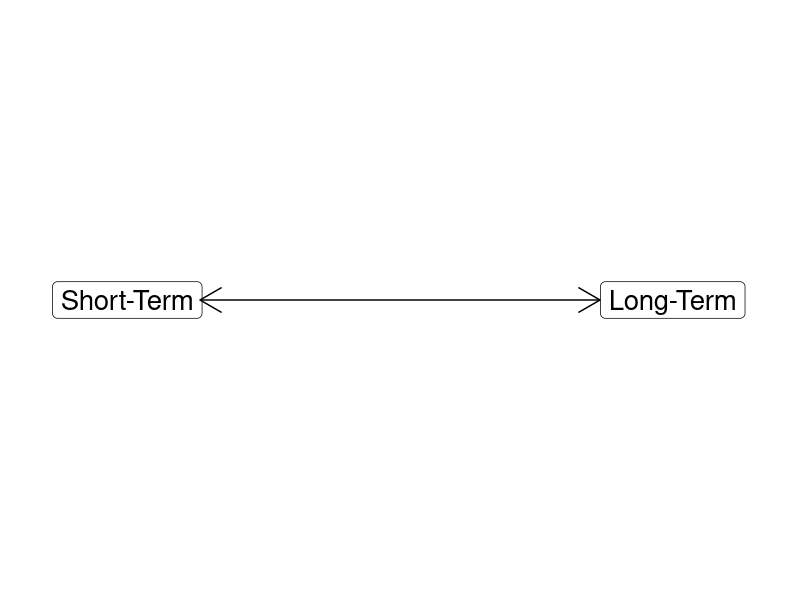

Here is the R script that generated this plot: (Note: this script raises an error after producing the figure.)
## ---- chunk 1
library(tidyverse)
library(readxl)
library(haven)
library(gganimate)
## ---- chunk 2
## Manual Dimension
d1 <- tibble(
  x = c(-3, 3),
  y = c(1, 1),
  labels = c("Short-Term", "Long-Term")
)

ggplot(data = d1, aes(x = x, y = y)) +
  geom_point(size = 8) +
  theme_void() +
  coord_cartesian(xlim = c(-4, 4)) +
  geom_label(aes(label = labels), size = 7) +
  annotate("segment", x = -2.2, xend = 2.2, y = 1, yend = 1, arrow = arrow(ends = "both"))
## ---- chunk 3
knitr::include_graphics("Images/05-1-Discounting.webp")
## ---- chunk 4
knitr::include_graphics("Images/06-1-wimpy_burger.jpeg")
## ---- chunk 5
# Import the Data (Fake data SP23)
d <- read_csv("12-2-Estimating your Discount Rate (Spring 2024).csv") |>
  select(name = `Name?`,
         benefit1 = `Benefit 1 ($10): What is the smallest total amount of money I could offer that would get you to wait one year for payment?`,
         benefit2 = `Benefit 2 ($1,000): What is the smallest total amount of money I could offer that would get you to wait one year for payment?`,
         benefit3 = `Benefit 3 ($1 million): What is the smallest total amount of money I could offer that would get you to wait one year for payment?`,
         cost1 = `Cost 1 ($1 million): What is the most you are willing to pay out of pocket right now to delay that bill from one to two years?`,
         cost2 = `Cost 2 ($1 million): What is the most you are willing to pay out of pocket right now to delay that bill from ten to eleven years?`,
         cost3 = `Cost 3 ($1 million): What is the most you are willing to pay out of pocket right now to delay that bill from fifty to fifty-one years?`)

# Convert to interest rates
d <- d |>
  mutate(
    benefit1_pct = (benefit1 - 10) / 10,
    benefit2_pct = (benefit2 - 1000) / 1000,
    benefit3_pct = (benefit3 - 1e6) / 1e6
  )
## ---- chunk 6
# Outputs
# bars of choice 1
d |>
  ggplot(aes(x = benefit1, y = reorder(name, benefit1))) +
  geom_col() +
  labs(x = "", y = "",
       title = "Offer 1: Wait one year for $10") +
  theme_bw() +
  scale_x_continuous(labels = scales::dollar_format())
## ---- chunk 7
d |>
  ggplot(aes(x = benefit1, y = reorder(name, benefit1))) +
  geom_col() +
  labs(x = "", y = "",
       title = "Offer 1: Wait one year for $10") +
  theme_bw() +
  scale_x_continuous(labels = scales::dollar_format())
## ---- chunk 8
d |>
  ggplot(aes(x = benefit2, y = reorder(name, benefit2))) +
  geom_col() +
  labs(x = "", y = "",
       title = "Offer 2: Wait one year for $1,000") +
  theme_bw() +
  scale_x_continuous(labels = scales::dollar_format(scale = 1/1000, suffix = "k"))
## ---- chunk 9
d |>
  ggplot(aes(x = benefit3, y = reorder(name, benefit3))) +
  geom_col() +
  labs(x = "", y = "",
       title = "Offer 3: Wait one year for $1,000,000") +
  theme_bw() +
  scale_x_continuous(labels = scales::dollar_format(scale = 1/1e6, suffix = "m"))
## ---- chunk 10
d |>
  ggplot(aes(x = benefit1_pct, y = reorder(name, benefit1_pct))) +
  geom_col() +
  labs(x = "Interest Demanded", y = "",
       title = "Offer 1: Wait one year for $10") +
  theme_bw() +
  scale_x_continuous(labels = scales::percent_format())
## ---- chunk 11
d |>
  ggplot(aes(x = benefit2_pct, y = reorder(name, benefit2_pct))) +
  geom_col() +
  labs(x = "Interest Demanded", y = "",
       title = "Offer 2: Wait one year for $1,000") +
  theme_bw() +
  scale_x_continuous(labels = scales::percent_format())
## ---- chunk 12
d |>
  ggplot(aes(x = benefit3_pct, y = reorder(name, benefit3_pct))) +
  geom_col() +
  labs(x = "Interest Demanded", y = "",
       title = "Offer 3: Wait one year for $1,000,000") +
  theme_bw() +
  scale_x_continuous(labels = scales::percent_format())
## ---- chunk 13
max1 <- max(d$benefit1_pct, d$benefit2_pct, d$benefit3_pct)

d |>
  ggplot(aes(x = benefit1_pct, y = benefit1_pct)) +
  ggrepel::geom_text_repel(aes(label = name), nudge_y = .2) +
  geom_point(size = 2) +
  theme_bw() +
  scale_x_continuous(labels = scales::percent_format(), limits = c(0, max1)) +
  scale_y_continuous(labels = scales::percent_format(), limits = c(0, max1)) +
  labs(x = "Offer 1: Wait one year for $10", y = "Offer 1: Wait one year for $10") +
  geom_abline(intercept = 0, slope = 1, linewidth = .2)
## ---- chunk 14
# Offer 1 x offer 2 x offer 3
d |>
  mutate(
    extra_benefit1_pct = benefit1_pct
  ) |>
  pivot_longer(cols = benefit1_pct:benefit3_pct, names_to = "Scenario", values_to = "Values") |>
  mutate(
    Scenario = case_when(
      Scenario == "benefit1_pct" ~ "Offer 1: Wait for $10",
      Scenario == "benefit2_pct" ~ "Offer 2: Wait for $1,000",
      Scenario == "benefit3_pct" ~ "Offer 3: Wait for $1,000,000"
    )
  ) |>
  ggplot(aes(x = extra_benefit1_pct, y = Values)) +
  geom_text(aes(label = name)) +
  #ggrepel::geom_text_repel(aes(label = name)) +
  geom_point(color = "white", size = 0) +
  theme_bw() +
  scale_x_continuous(labels = scales::percent_format(), limits = c(0, max1)) +
  scale_y_continuous(labels = scales::percent_format(), limits = c(0, max1)) +
  geom_abline(intercept = 0, slope = 1, linewidth = .2) +
  transition_states(Scenario) +
  #shadow_mark(color = "grey") +
  labs(x = "Offer 1: Wait one year for $10", y = "{closest_state}")
## ---- chunk 15
# bars of cost1
d |>
  ggplot(aes(x = cost1, y = reorder(name, cost1))) +
  geom_col() +
  labs(x = "", y = "",
       title = "Pay to delay debt one year (1 to 2 yrs)") +
  theme_bw() +
  scale_x_continuous(labels = scales::dollar_format())
## ---- chunk 16
# bars of cost1
d |>
  ggplot(aes(x = cost2, y = reorder(name, cost2))) +
  geom_col() +
  labs(x = "", y = "",
       title = "Pay to delay debt one year (10 to 11 yrs)") +
  theme_bw() +
  scale_x_continuous(labels = scales::dollar_format())
## ---- chunk 17
# bars of choice 3
d |>
  ggplot(aes(x = cost3, y = reorder(name, cost3))) +
  geom_col() +
  labs(x = "", y = "",
       title = "Pay to delay debt one year (50 to 51 yrs)") +
  theme_bw() +
  scale_x_continuous(labels = scales::dollar_format())
## ---- chunk 18
# Offer 1 x offer 2 x offer 3
max2 <- max(d$cost1, d$cost2, d$cost3)

d |>
  mutate(
    extra_cost1 = cost1
  ) |>
  pivot_longer(cols = cost1:cost3, names_to = "Scenario", values_to = "Values") |>
  mutate(
    Scenario = case_when(
      Scenario == "cost1" ~ "Debt 1: Delay 1 to 2 years",
      Scenario == "cost2" ~ "Debt 2: Delay 10 to 11 years",
      Scenario == "cost3" ~ "Debt 3: Delay 50 to 51 years"
    )
  ) |>
  ggplot(aes(x = extra_cost1, y = Values)) +
  geom_text(aes(label = name)) +
  #ggrepel::geom_text_repel(aes(label = name)) +
  geom_point(color = "white", size = 0) +
  theme_bw() +
  scale_x_continuous(labels = scales::dollar_format(), limits = c(0, max2)) +
  scale_y_continuous(labels = scales::dollar_format(), limits = c(0, max2)) +
  geom_abline(intercept = 0, slope = 1, linewidth = .2) +
  transition_states(Scenario) +
  #shadow_mark(color = "grey") +
  labs(x = "Debt 1: Delay 1 to 2 years", y = "{closest_state}")
## ---- chunk 19
knitr::include_graphics("Images/12_2-walk_or_drive_v2.png")
## ---- chunk 20
knitr::include_graphics("Images/06-1-flooding.jpg")
